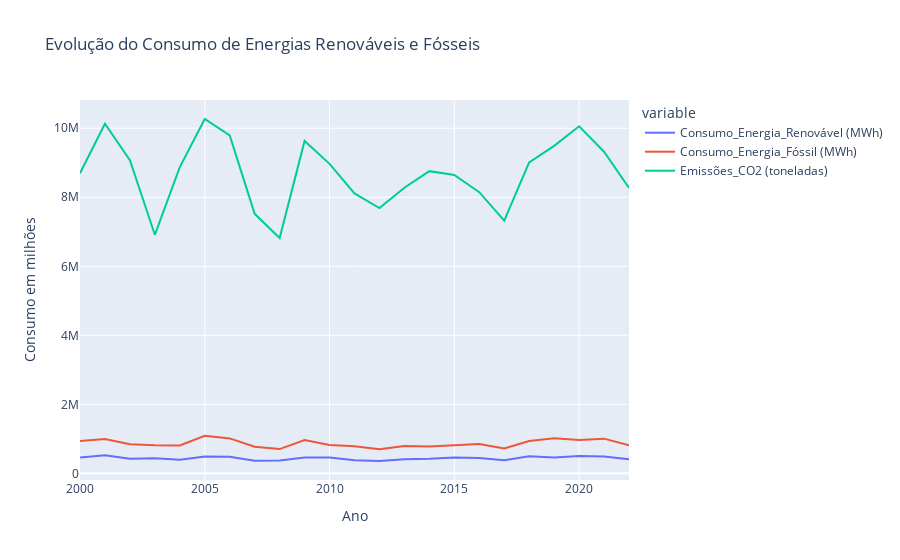

Here is the notebook cell this chart was saved with:
### Markdown cell above
### • Use gráficos de linha para mostrar a evolução do consumo de energias renováveis e fósseis e as emissões de CO2 ao longo do tempo.

### Code cell
df_agrupado = df.groupby("Ano").sum()

fig = px.line(df_agrupado, x=df_agrupado.index, y=["Consumo_Energia_Renovável (MWh)",
                                                "Consumo_Energia_Fóssil (MWh)",
                                                "Emissões_CO2 (toneladas)"]
              ,title=("Evolução do Consumo de Energias Renováveis e Fósseis"))

fig.update_layout(
    xaxis_title="Ano",
    yaxis_title="Consumo em milhões",)

fig.show()

### Figure 1 — Plotly figure (JSON) as saved in the notebook; plotly's stock layout.template omitted (floating-point values rounded to 4 significant figures)
{"data": [{"hovertemplate": "variable=Consumo_Energia_Renovável (MWh)<br>Ano=%{x}<br>value=%{y}<extra></extra>", "legendgroup": "Consumo_Energia_Renovável (MWh)", "line": {"color": "#636efa", "dash": "solid"}, "marker": {"symbol": "circle"}, "mode": "lines", "name": "Consumo_Energia_Renovável (MWh)", "orientation": "v", "showlegend": true, "type": "scatter", "x": [2000, 2001, 2002, 2003, 2004, 2005, 2006, 2007, 2008, 2009, 2010, 2011, 2012, 2013, 2014, 2015, 2016, 2017, 2018, 2019, 2020, 2021, 2022], "xaxis": "x", "y": [458400.0, 527700.0, 421200.0, 435200.0, 396900.0, 487000.0, 482400.0, 367300.0, 374500.0, 459600.0, 462900.0, 380900.0, 358500.0, 412100.0, 425600.0, 458700.0, 444200.0, 381300.0, 494900.0, 461700.0, 500700.0, 491100.0, 411800.0], "yaxis": "y"}, {"hovertemplate": "variable=Consumo_Energia_Fóssil (MWh)<br>Ano=%{x}<br>value=%{y}<extra></extra>", "legendgroup": "Consumo_Energia_Fóssil (MWh)", "line": {"color": "#EF553B", "dash": "solid"}, "marker": {"symbol": "circle"}, "mode": "lines", "name": "Consumo_Energia_Fóssil (MWh)", "orientation": "v", "showlegend": true, "type": "scatter", "x": [2000, 2001, 2002, 2003, 2004, 2005, 2006, 2007, 2008, 2009, 2010, 2011, 2012, 2013, 2014, 2015, 2016, 2017, 2018, 2019, 2020, 2021, 2022], "xaxis": "x", "y": [938600.0, 997000.0, 845900.0, 815200.0, 807300.0, 1091000.0, 1013000.0, 770800.0, 703200.0, 968800.0, 819400.0, 785800.0, 695700.0, 792000.0, 776700.0, 803900.0, 850500.0, 720700.0, 938600.0, 1021000.0, 968900.0, 1006000.0, 814800.0], "yaxis": "y"}, {"hovertemplate": "variable=Emissões_CO2 (toneladas)<br>Ano=%{x}<br>value=%{y}<extra></extra>", "legendgroup": "Emissões_CO2 (toneladas)", "line": {"color": "#00cc96", "dash": "solid"}, "marker": {"symbol": "circle"}, "mode": "lines", "name": "Emissões_CO2 (toneladas)", "orientation": "v", "showlegend": true, "type": "scatter", "x": [2000, 2001, 2002, 2003, 2004, 2005, 2006, 2007, 2008, 2009, 2010, 2011, 2012, 2013, 2014, 2015, 2016, 2017, 2018, 2019, 2020, 2021, 2022], "xaxis": "x", "y": [8696000.0, 10130000.0, 9075000.0, 6913000.0, 8876000.0, 10270000.0, 9791000.0, 7520000.0, 6819000.0, 9632000.0, 8968000.0, 8112000.0, 7689000.0, 8275000.0, 8757000.0, 8648000.0, 8148000.0, 7322000.0, 9009000.0, 9489000.0, 10060000.0, 9320000.0, 8268000.0], "yaxis": "y"}], "layout": {"autosize": true, "legend": {"title": {"text": "variable"}, "tracegroupgap": 0}, "title": {"text": "Evolução do Consumo de Energias Renováveis e Fósseis"}, "xaxis": {"anchor": "y", "autorange": true, "domain": [0, 1], "range": [2000, 2022], "title": {"text": "Ano"}, "type": "linear"}, "yaxis": {"anchor": "x", "autorange": true, "domain": [0, 1], "range": [-192000.0, 10820000.0], "title": {"text": "Consumo em milhões"}, "type": "linear"}}}
